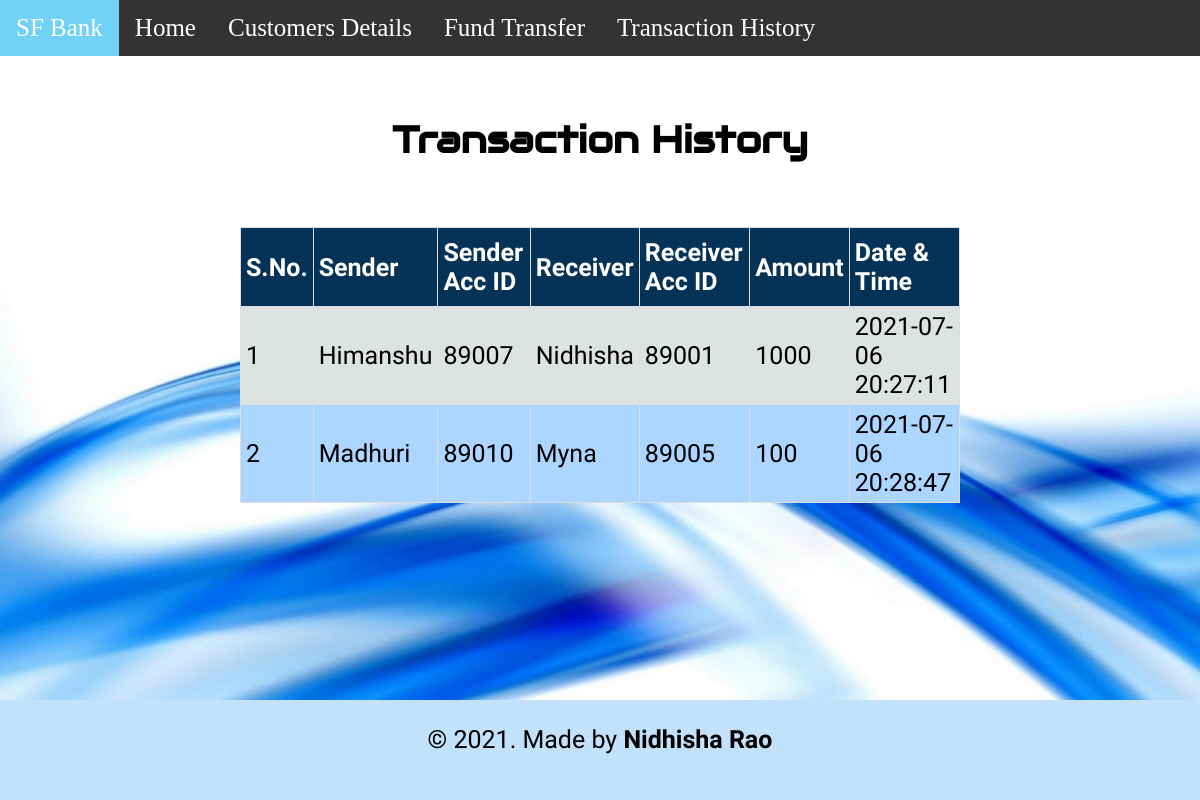
Screenshot of /RecordsPage.php with the database file from the repository.
### tables this page shows
CREATE TABLE `history` (
  `sno` int(11) NOT NULL,
  `payer` text NOT NULL,
  `payerAcc` int(11) NOT NULL,
  `payee` text NOT NULL,
  `payeeAcc` int(11) NOT NULL,
  `amount` double NOT NULL,
  `time` text NOT NULL
);

### RecordsPage.php (the view, shortened to what this page needs)
<?php
include 'connect.php';
$sql = "SELECT * FROM history" ;
$result = $conn->query($sql);
?>
<!DOCTYPE html>
<html lang="en">
<head>
</head>
<body>
  <?php include('navbar.php'); ?>
	<div class="container">
       <h2 style="text-align: center">Transaction History</h2>
       <br>
       <div>
    <table id = "Table">
        <thead>
            <tr>
                <th>S.No.</th>
                <th>Sender</th>
                <th>Sender Acc ID</th>
                <th>Receiver</th>
                <th>Receiver Acc ID</th>
                <th>Amount</th>
                <th>Date & Time</th>
            </tr>
        </thead>
        <tbody>
        <?php
    while($row = $result->fetch_assoc()) {
  ?>
 <tr>
        <td><?php echo $row['sno']; ?></td>
        <td><?php echo $row['payer']; ?></td>
        <td><?php echo $row['payerAcc']; ?></td>
        <td><?php echo $row['payee']; ?></td>
        <td><?php echo $row['payeeAcc']; ?></td>
        <td><?php echo $row['amount']; ?></td>
        <td><?php echo $row['time']; ?></td>
        </tr>
 <?php
    }
?>
</table>
    </div>
</div>
<footer>
    <p>&copy 2021. Made by <b>Nidhisha Rao</b></p>
</footer>
<body>
</html>

### css/navbar.css (style rules this page uses)
body { margin:0; }

### RecordsPage.php (style rules this page uses)
html { position: relative; min-height: 100%; }
body { padding-top: 60px; font-size:25px; font-family: "Audiowide", sans-serif; padding-bottom: 100px; background: #f5fce3; background: -webkit-linear-gradient(to right, #f5fce3, #e1e6d6 ); background: linear-gradient(to right, #f5fce3, #e1e6d6 ); background-image: url("images/bg8.jpg"); background-repeat: no-repeat; background-size: 100% 100%; }
.container { padding-top:5px; display: block; margin-top: 20px; margin-left: auto; margin-right: auto; width: 60%; }
td,th { border: 1px solid #ddd; padding: 5px; font-family: "Trirong", serif; }
#Table { font-family: "Trirong", serif; ; border-collapse: collapse; margin-bottom: 15px; }
#Table tr:nth-child(even) { background-color: #acd5ff; }
#Table tr:nth-child(odd) { background-color: #dee2e3; }
#Table th { padding-top: 10px; padding-bottom: 10px; text-align:left; background-color: #043357; color:white; font-family: "Trirong", serif; }
footer { background-color: #c2e1fa; text-align: center; position: absolute; left: 0; bottom: 0; height: 100px; width: 100%; overflow: hidden; }
p { font-family:"Trirong", sans-serif; }

### rows the page displays
history: sno "1", payer "Himanshu", payerAcc "89007", payee "Nidhisha", payeeAcc "89001", amount "1000", time "2021-07-06 20:27:11"
history: sno "2", payer "Madhuri", payerAcc "89010", payee "Myna", payeeAcc "89005", amount "100", time "2021-07-06 20:28:47"
